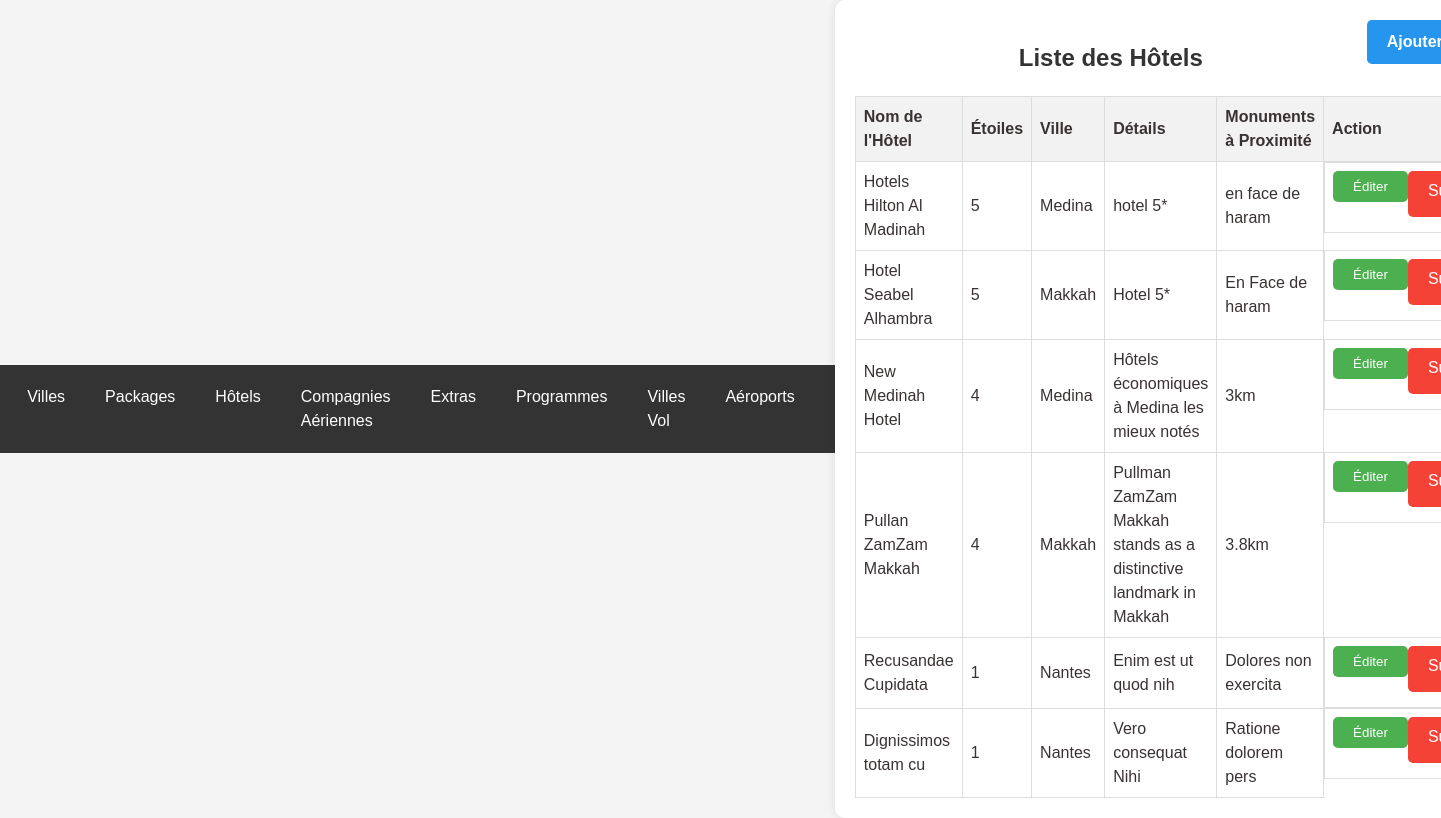
Screenshot of /hotels.php (signed in) with the database file from the repository.
### tables this page shows
CREATE TABLE `hotels` (
  `id` int(11) NOT NULL,
  `nom` varchar(255) NOT NULL,
  `etoiles` int(11) NOT NULL,
  `ville` varchar(100) NOT NULL,
  `details` text NOT NULL,
  `monument` varchar(255) NOT NULL,
  `image_gallery` text DEFAULT NULL
);

CREATE TABLE `ville_depart` (
  `id` int(11) NOT NULL,
  `nom` varchar(255) NOT NULL,
  `statut` enum('activé','désactivé') NOT NULL
);

### hotels.php (the view, shortened to what this page needs)
<!DOCTYPE html>
<html lang="fr">
<head>
    <link rel="stylesheet" href="styles.css">
<?php include 'header.php'; ?>
</head>
<body>
    <div class="container">
        <a href="ajouthotel.php" class='btn-add'><b>Ajouter un Hôtel</b></a>
        <h2>Liste des Hôtels</h2>
        <table>
            <thead>
                <tr>
                    <th>Nom de l'Hôtel</th>
                    <th>Étoiles</th>
                    <th>Ville</th>
                    <th>Détails</th>
                    <th>Monuments à Proximité</th>
                    <th>Action</th>
                </tr>
            </thead>
            <tbody>
                <?php
                include 'db.php';
                $sql_hotels = "SELECT hotels.*, ville_depart.nom AS ville_nom
                               FROM hotels
                               JOIN ville_depart ON hotels.ville = ville_depart.id";
                $result_hotels = mysqli_query($conn, $sql_hotels);
                if (mysqli_num_rows($result_hotels) > 0) {
                    while ($row_hotel = mysqli_fetch_assoc($result_hotels)) {
                        echo "<tr>";
                        echo "<td>" . $row_hotel['nom'] . "</td>";
                        echo "<td>" . $row_hotel['etoiles'] . "</td>";
                        echo "<td>" . $row_hotel['ville_nom'] . "</td>";
                        echo "<td>" . $row_hotel['details'] . "</td>";
                        echo "<td>" . $row_hotel['monument'] . "</td>";
                        echo "<td class='btn-group'>";
                        echo "<button class='btn btn-edit' onclick=\"window.location.href='edit_hotel.php?id=" . $row_hotel['id'] . "'\">Éditer</button>";
                        echo "<a class='btn btn-delete' href='delete_hotel.php?id=" . $row_hotel['id'] . "' onclick=\"return confirm('Êtes-vous sûr de vouloir supprimer cet hôtel?')\">Supprimer</a>";
                        echo "</td>";
                        echo "</tr>";
                    }
                } else {
                    echo "<tr><td colspan='7'>Aucun hôtel disponible pour le moment.</td></tr>";
                }
                ?>
            </tbody>
        </table>
    </div>
</body>
</html>

### css/styles.css (style rules this page uses)
body { font-family: 'Lexend', sans-serif; line-height: 1.5; min-height: 100vh; display: flex; align-items: center; justify-content: center; color: #393232; background-color: #f7f7f7; }
.btn-group { display: flex; justify-content: space-between; }
.btn-group { margin-top: auto; }

### hotels.php (style rules this page uses)
body { font-family: Arial, sans-serif; background-color: #f4f4f4; margin: 0; padding: 0; box-sizing: border-box; }
.container { width: 80%; margin: auto; background-color: #fff; padding: 20px; border-radius: 10px; box-shadow: 0 0 10px rgba(0, 0, 0, 0.1); }
h2 { text-align: center; color: #333; }
table { width: 100%; border-collapse: collapse; }
th, td { border: 1px solid #ddd; padding: 8px; text-align: left; }
th { background-color: #f2f2f2; }
.btn-group { text-align: center; padding-bottom: 15px; }
.btn { padding: 8px 20px; margin: 0px 0px; border: none; border-radius: 5px; cursor: pointer; }
.btn-edit { background-color: #4CAF50; color: white; margin-bottom: 15px; }
.btn-delete { background-color: #f44336; color: white; text-decoration: none; }
.btn-add { background-color: #2595ee; color: white; padding: 10px 20px; border: none; border-radius: 5px; cursor: pointer; float:right; text-decoration: none; }

### header.php (style rules this page uses)
body { font-family: Arial, sans-serif; background-color: #f4f4f4; margin: 0; padding: 0; box-sizing: border-box; }

### rows the page displays
hotels: nom "Hotels Hilton Al Madinah", etoiles "5", ville_depart.nom "Medina", details "hotel 5*", monument "en face de haram"
hotels: nom "Hotel Seabel Alhambra", etoiles "5", ville_depart.nom "Makkah", details "Hotel 5*", monument "En Face de haram"
hotels: nom "New Medinah Hotel", etoiles "4", ville_depart.nom "Medina", details "Hôtels économiques à Medina les mieux notés", monument "3km"
hotels: nom "Pullan ZamZam Makkah", etoiles "4", ville_depart.nom "Makkah", details "Pullman ZamZam Makkah stands as a distinctive landmark in Makkah", monument "3.8km"
hotels: nom "Recusandae Cupidata", etoiles "1", ville_depart.nom "Nantes", details "Enim est ut quod nih", monument "Dolores non exercita"
hotels: nom "Dignissimos totam cu", etoiles "1", ville_depart.nom "Nantes", details "Vero consequat Nihi", monument "Ratione dolorem pers"
